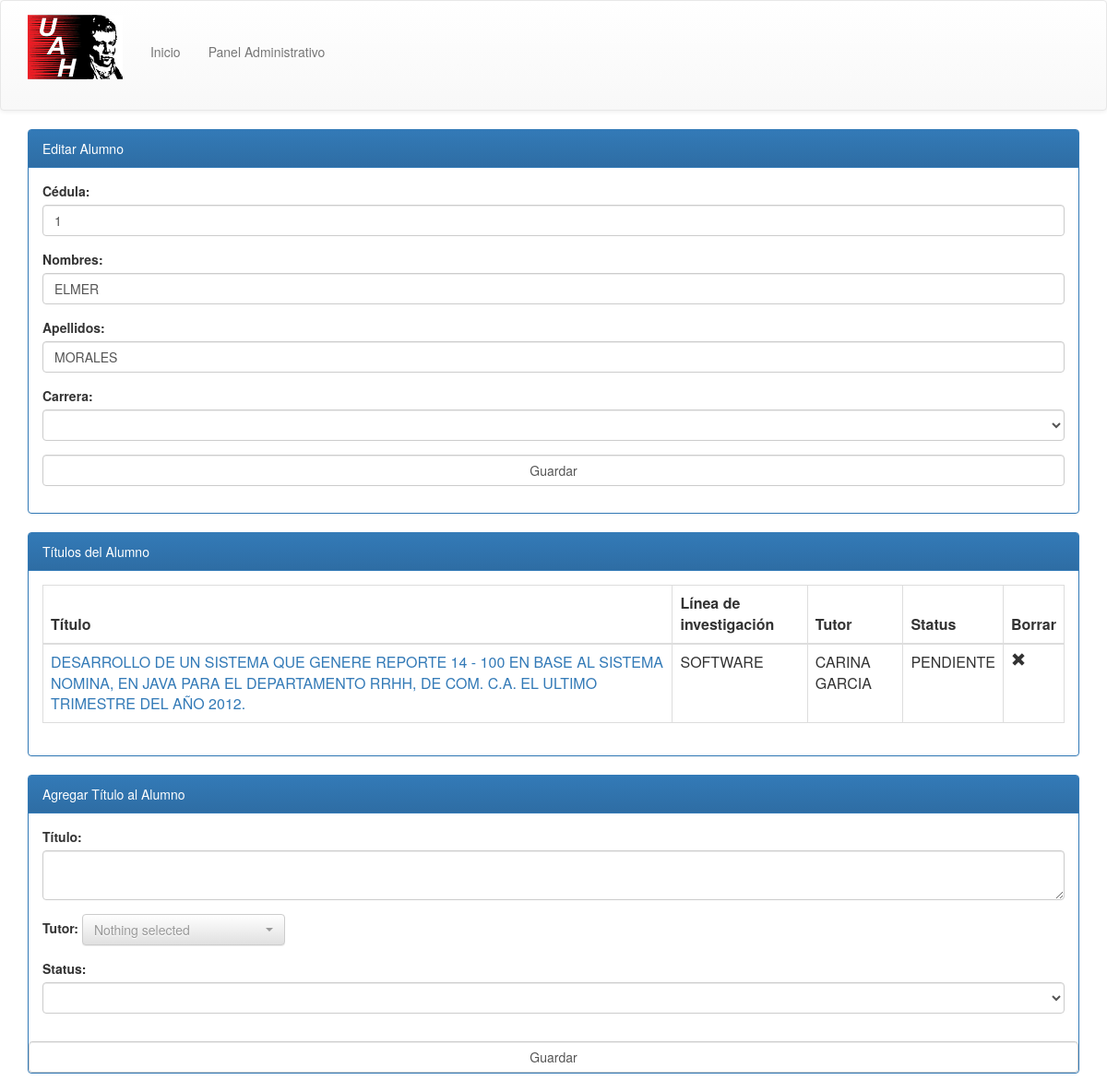
The app's page /editar_alumno/d2baee34-f45d-4387-895f-480627954ee0 with its own data.
### tesis_orm.py (models this page shows, shortened)
class Alumno(Base):
    __tablename__ = "alumnos"
    indice = Column(String, primary_key=True, default=generar_identificador_unico)
    nombre = Column(String)
    apellido = Column(String, default="")
    cedula = Column(String)
    carrera = Column(String, default="")

class Tesis(Base):
    __tablename__ = "tesis"
    indice = Column(String, primary_key=True, default=generar_identificador_unico)
    titulo = Column(String)
    titulo_normalizado = Column(String)
    status = Column(String, default="PENDIENTE")
    tutor_indice = Column(String, ForeignKey("tutores.indice"))
    tutor = relationship("Tutor", backref="_tesis")
    autor_indice = Column(String, ForeignKey("alumnos.indice"))
    autor = relationship("Alumno", backref="_tesis")
    linea_investigacion_id = Column(String, ForeignKey("lineas_de_investigacion.indice"))
    linea_investigacion = relationship("LineaDeInvestigacion", backref="_tesis")

class LineaDeInvestigacion(Base):
    __tablename__ = "lineas_de_investigacion"
    indice = Column(String, primary_key=True, default=generar_identificador_unico)
    nombre = Column(String)
    tutores = relationship("Tutor", secondary="tutor_linea",
        backref="_lineas_investigacion")

class Tutor(Base):
    __tablename__ = "tutores"
    indice = Column(String, primary_key=True, default=generar_identificador_unico)
    nombre = Column(String)
    apellido = Column(String, default="")
    cedula = Column(String, default="")
    lineas_investigacion = relationship("LineaDeInvestigacion",
        secondary="tutor_linea", backref="_tutores")

### tesis_web.py (the view)
@app.route("/editar_alumno/<indice>", methods=["GET", "POST"])
def editar_alumno(indice):
    alumno = bd.query(Alumno).get(indice)
    lineas = bd.query(LineaDeInvestigacion).all()
    tutores = bd.query(Tutor).all()
    if alumno:
        if request.method == "GET":
            return render_template("editar_alumno.html", alumno=alumno, lineas=lineas, tutores=tutores)
        elif request.method == "POST":
            actualizar_alumno(alumno)
            return render_template("editar_alumno.html", alumno=alumno, lineas=lineas, tutores=tutores)
    else:
        return "No existe el alumno", 400

### templates/editar_alumno.html (shortened to what this page needs)
{% extends "base.html" %}
{% block contenido %}
    <div class="container">
        <div class="panel panel-primary">
            <div class="panel-heading">Editar Alumno</div>
            <div class="panel-body">
                <form method="POST" action="/editar_alumno/{{ alumno.indice }}">
                    <div class="form-group">
                        <label for="">Cédula: </label>
                        <input class="form-control" name="cedula" type="text" value="{{ alumno.cedula }}">
                    </div>
                    <div class="form-group">
                        <label for="">Nombres: </label>
                        <input class="form-control" name="nombre" type="text" value="{{ alumno.nombre }}">
                    </div>
                    <div class="form-group">
                        <label for="">Apellidos: </label>
                        <input class="form-control" name="apellido" type="text" value="{{ alumno.apellido }}">
                    </div>
                    <div class="form-group">
                        <label for="">Carrera: </label>
                        <select class="form-control" name="carrera" value="">
                            <option selected disabled hidden style='display: none' value=''></option>
                            <option value="INFORMATICA"{% if alumno.carrera == "INFORMATICA" %}selected{% endif %}>INFORMÁTICA</option>
                        </select>
                    </div>
                    <input class="form-control" type="submit" value="Guardar">
                </form>
            </div>
        </div>
        <div class="panel panel-primary">
            <div class="panel-heading">Títulos del Alumno</div>
            <div class="panel-body">
                <table class="table table-bordered table-hover">
                    <thead>
                        <tr>
                            <th>Título</th>
                            <th>Línea de investigación</th>
                            <th>Tutor</th>
                            <th>Status</th>
                            <th>Borrar</th>
                        </tr>
                    </thead>
                    <tbody>
                        {% for cada_tesis in alumno._tesis %}
                            <tr>
                                <td><a href="/editar_tesis/{{ cada_tesis.indice }}">{{ cada_tesis.titulo }}</a></td>
                                <td>{{ cada_tesis.linea_investigacion.nombre }}</td>
                                <td>{{ cada_tesis.tutor.nombre }} {{ cada_tesis.tutor.apellido }}</td>
                                <td>{{ cada_tesis.status.upper() }}</td>
                                <td><span style="cursor:pointer"  onclick="confirmar_borrado(event)" class="glyphicon glyphicon-remove" data-destino="/borrar_titulo/{{ cada_tesis.indice }}"  data-texto="{{ cada_tesis.titulo }}"></span></td>
                            </tr>
                        {% endfor %}
                    </tbody>
                </table>
            </div>
        </div>
        <div class="panel panel-primary">
            <div class="panel-heading">Agregar Título al Alumno</div>
            <div class="panel-body">
                <form method="POST" action="/agregar_titulo/{{ alumno.indice }}">
                    <div class="form-group">
                        <label for="">Título: </label>
                        <textarea class="form-control" name="nuevo_titulo" ></textarea>
                    </div>
                    <div class="form-group">
                        <label for="">Tutor: </label>
                    </div>
                    <div class="form-group">
                        <label for="status">Status: </label>
                        <select name="nuevo_status" class="form-control">
                            <option selected disabled hidden style='display: none' value=''></option>
                            <option value="rechazado" >RECHAZADO</option>
                        </select>
                    </div>
                    </div>
                    <input class="form-control" type="submit" value="Guardar">
            </div>
        </div>
{% endblock %}

### templates/base.html (shortened to what this page needs)
<html>
    <head>
        <link rel="stylesheet" href="/static/bootstrap.min.css">
        <link rel="stylesheet" href="/static/bootstrap-theme.min.css">
        <link rel="stylesheet" href="/static/bootstrap-select.min.css">
    </head>
    <body>
            <nav class="navbar navbar-default" style="height:120px">
                <div class="container">
                    <div class="navbar-header">
                        <img class="navbar-brand" src="/static/UAH_LOGO.jpg" alt="" style="height:100px">
                    </div>
                    <ul class="nav navbar-nav" style="margin-top:30px">
                        <li class="nav-item">
                            <a class="nav-link" href="/">Inicio <span class="sr-only">(current)</span></a>
                        </li>
                        {% if not sin_identificar %}
                        <li class="nav-item">
                            <a class="nav-link" href="/administrar">Panel Administrativo</a>
                        </li>
                        {% endif %}
                    </ul>
                </div>
            </nav>
        {% block contenido %}
        {% endblock %}
    </body>
</html>

### records on screen
Alumno: cedula "1", nombre "ELMER", apellido "MORALES"
Tesis: titulo "DESARROLLO DE UN SISTEMA QUE GENERE REPORTE 14 - 100 EN BASE AL SISTEMA NOMINA, EN JAVA PARA EL DEPARTAMENTO RRHH, DE COM. C.A. EL ULTIMO TRIMESTRE DEL AÑO 2012.", linea_investigacion.nombre "SOFTWARE", tutor.nombre "CARINA", tutor.apellido "GARCIA", status "PENDIENTE"
